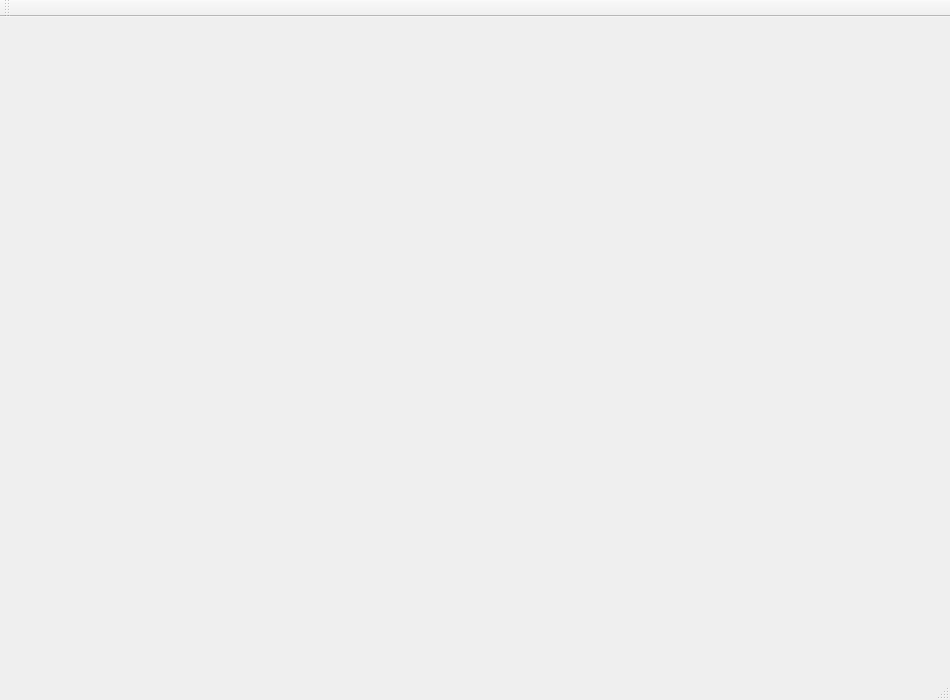
<?xml version="1.0" encoding="UTF-8"?>
<ui version="4.0">
 <class>CCQ_MainWindow</class>
 <widget class="QMainWindow" name="CCQ_MainWindow">
  <property name="geometry">
   <rect>
    <x>0</x>
    <y>0</y>
    <width>950</width>
    <height>700</height>
   </rect>
  </property>
  <property name="sizePolicy">
   <sizepolicy hsizetype="Fixed" vsizetype="Fixed">
    <horstretch>0</horstretch>
    <verstretch>0</verstretch>
   </sizepolicy>
  </property>
  <property name="minimumSize">
   <size>
    <width>950</width>
    <height>700</height>
   </size>
  </property>
  <property name="maximumSize">
   <size>
    <width>950</width>
    <height>700</height>
   </size>
  </property>
  <property name="windowTitle">
   <string>CCQ_MainWindow</string>
  </property>
  <property name="styleSheet">
   <string notr="true">QWidget#bg_Widget{border-image: url(:/images/CCQ_Background.png)}</string>
  </property>
  <widget class="QWidget" name="bg_Widget"/>
  <widget class="QMenuBar" name="menuBar">
   <property name="geometry">
    <rect>
     <x>0</x>
     <y>0</y>
     <width>950</width>
     <height>22</height>
    </rect>
   </property>
  </widget>
  <widget class="QToolBar" name="mainToolBar">
   <attribute name="toolBarArea">
    <enum>TopToolBarArea</enum>
   </attribute>
   <attribute name="toolBarBreak">
    <bool>false</bool>
   </attribute>
  </widget>
  <widget class="QStatusBar" name="statusBar"/>
 </widget>
 <layoutdefault spacing="6" margin="11"/>
 <resources/>
 <connections/>
</ui>
